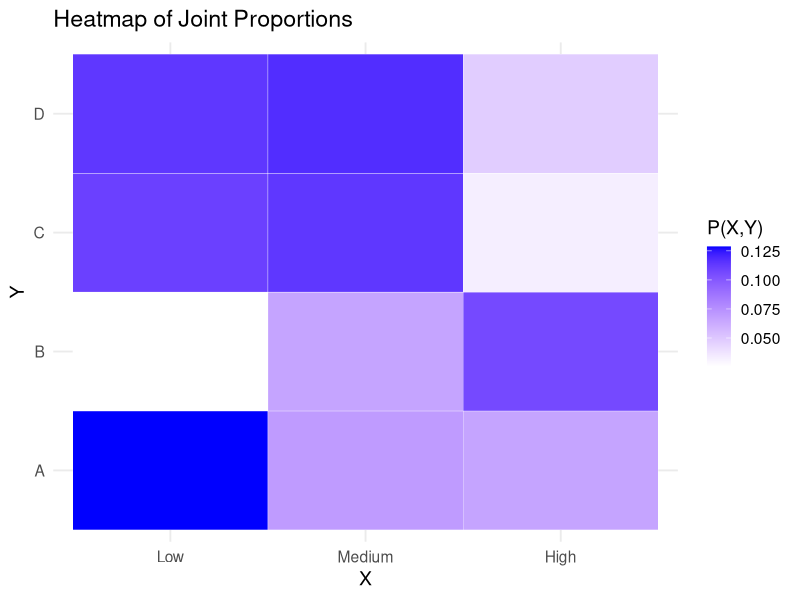
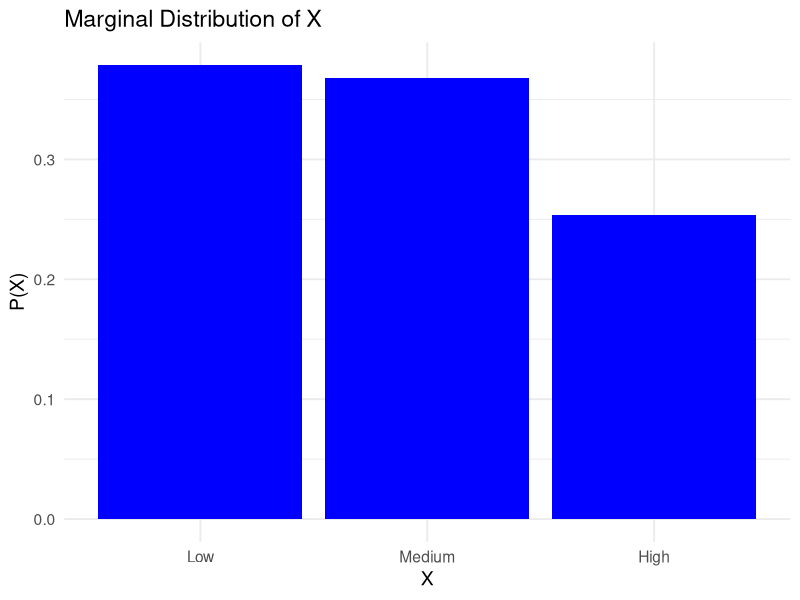
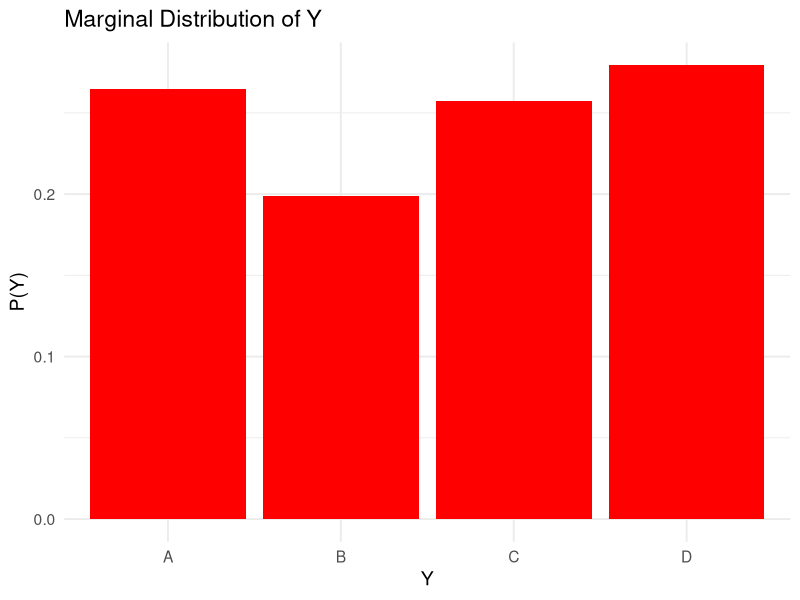

Reproduce these figures in R, in order.
## ---- chunk 1
# Load libraries
library(tidyverse)

# -----------------------------------------------------------
# 1. SIMULATE A TWO-WAY CONTINGENCY TABLE
# -----------------------------------------------------------

set.seed(123)

# Categories for X and Y
X_levels <- c("Low", "Medium", "High")
Y_levels <- c("A", "B", "C", "D")

# Generate random counts
counts <- matrix(sample(5:40, length(X_levels)*length(Y_levels), replace=TRUE),
                 nrow=length(X_levels), ncol=length(Y_levels),
                 dimnames=list(X_levels, Y_levels))

# Convert to data frame for tidy analysis
df <- as.data.frame(as.table(counts))
colnames(df) <- c("X", "Y", "Freq")

df

# -----------------------------------------------------------
# 2. COMPUTE JOINT, MARGINAL, AND CONDITIONAL PROBABILITIES
# -----------------------------------------------------------

total_n <- sum(df$Freq)

# Joint proportions P(X,Y)
df <- df %>%
  mutate(JointProp = Freq / total_n)

# Marginal distributions
marginal_X <- df %>%
  group_by(X) %>%
  summarise(MarginalX = sum(Freq) / total_n)

marginal_Y <- df %>%
  group_by(Y) %>%
  summarise(MarginalY = sum(Freq) / total_n)

# Conditional probabilities P(X | Y)
conditional_X_given_Y <- df %>%
  group_by(Y) %>%
  mutate(Cond_X_given_Y = Freq / sum(Freq))

# Conditional probabilities P(Y | X)
conditional_Y_given_X <- df %>%
  group_by(X) %>%
  mutate(Cond_Y_given_X = Freq / sum(Freq))


# -----------------------------------------------------------
# 3. MEASURES OF CENTRAL TENDENCY FOR MARGINAL DISTRIBUTIONS
# -----------------------------------------------------------

# Assign numeric values to categories for illustration
X_numeric <- c("Low"=1, "Medium"=2, "High"=3)
Y_numeric <- c("A"=1, "B"=2, "C"=3, "D"=4)

# Compute Expected Value (Mean)
mean_X <- sum(marginal_X$MarginalX * X_numeric[marginal_X$X])
mean_Y <- sum(marginal_Y$MarginalY * Y_numeric[marginal_Y$Y])

# Compute Variance
var_X <- sum(marginal_X$MarginalX * (X_numeric[marginal_X$X] - mean_X)^2)
var_Y <- sum(marginal_Y$MarginalY * (Y_numeric[marginal_Y$Y] - mean_Y)^2)

# Mode (category with largest marginal)
mode_X <- marginal_X$X[which.max(marginal_X$MarginalX)]
mode_Y <- marginal_Y$Y[which.max(marginal_Y$MarginalY)]

list(
  Mean_X = mean_X,
  Variance_X = var_X,
  Mode_X = mode_X,
  Mean_Y = mean_Y,
  Variance_Y = var_Y,
  Mode_Y = mode_Y
)


# -----------------------------------------------------------
# 4. VISUALIZATION SECTION
# -----------------------------------------------------------

# Heatmap of joint proportions
plot_heatmap <- ggplot(df, aes(X, Y, fill = JointProp)) +
  geom_tile(color="white") +
  scale_fill_gradient(low="white", high="blue") +
  labs(title="Heatmap of Joint Proportions",
       fill="P(X,Y)") +
  theme_minimal(base_size = 14)

plot_heatmap

# Marginal distributions for X and Y
plot_marginal_X <- ggplot(marginal_X, aes(X, MarginalX)) +
  geom_col(fill="blue") +
  labs(title="Marginal Distribution of X",
       y="P(X)") +
  theme_minimal(base_size = 14)

plot_marginal_Y <- ggplot(marginal_Y, aes(Y, MarginalY)) +
  geom_col(fill="red") +
  labs(title="Marginal Distribution of Y",
       y="P(Y)") +
  theme_minimal(base_size = 14)

plot_marginal_X
plot_marginal_Y

# Display conditional probability examples
head(conditional_X_given_Y)
head(conditional_Y_given_X)
